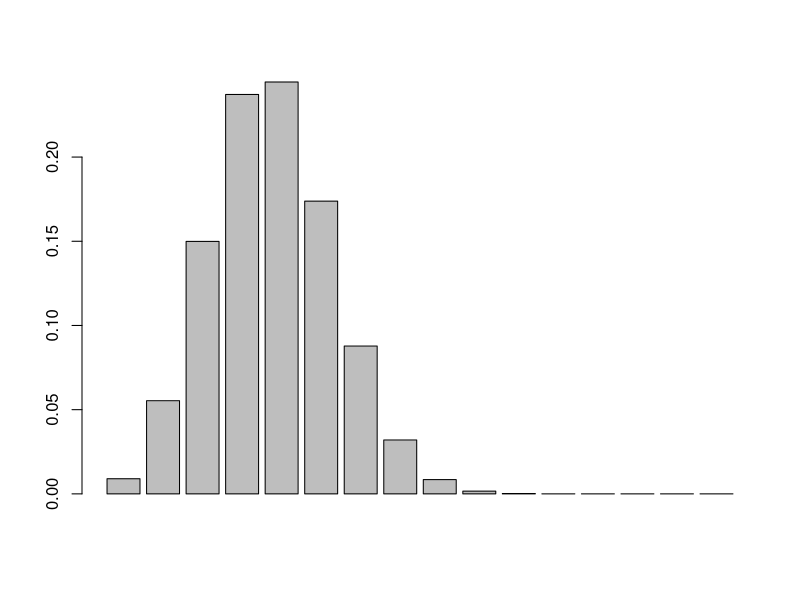
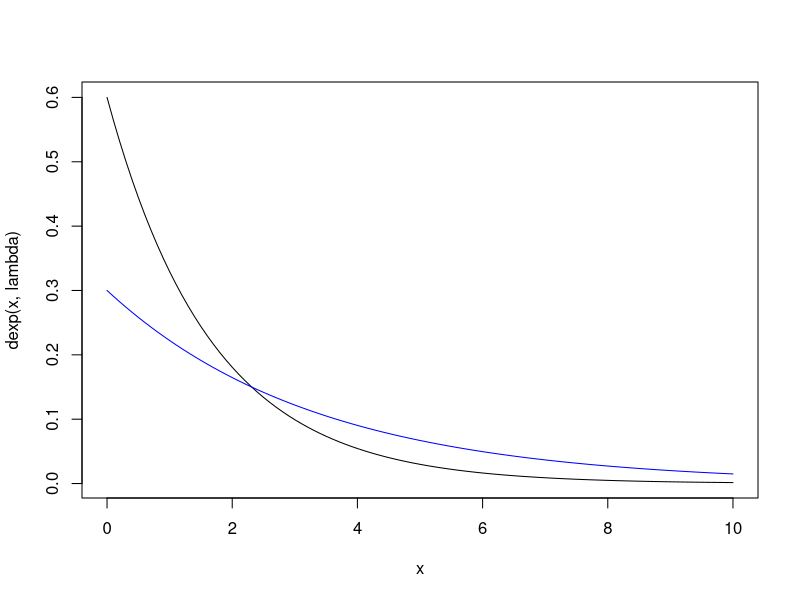
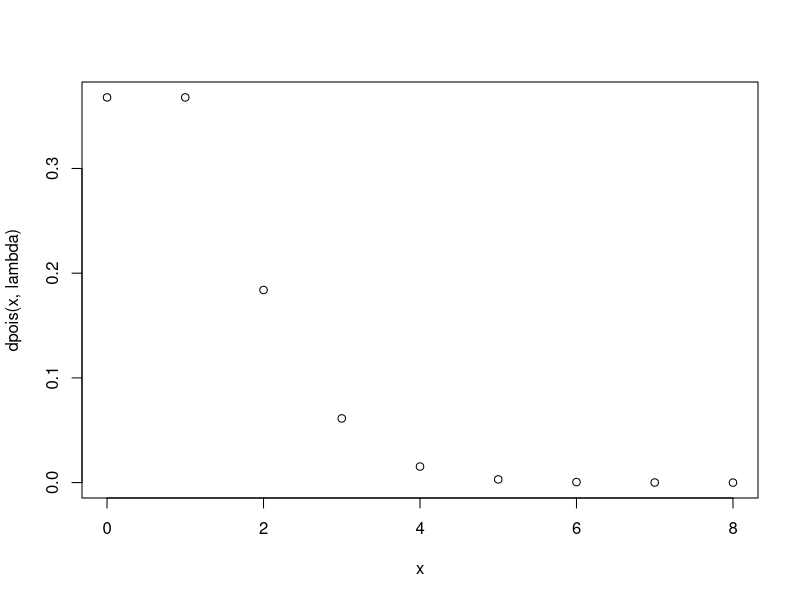
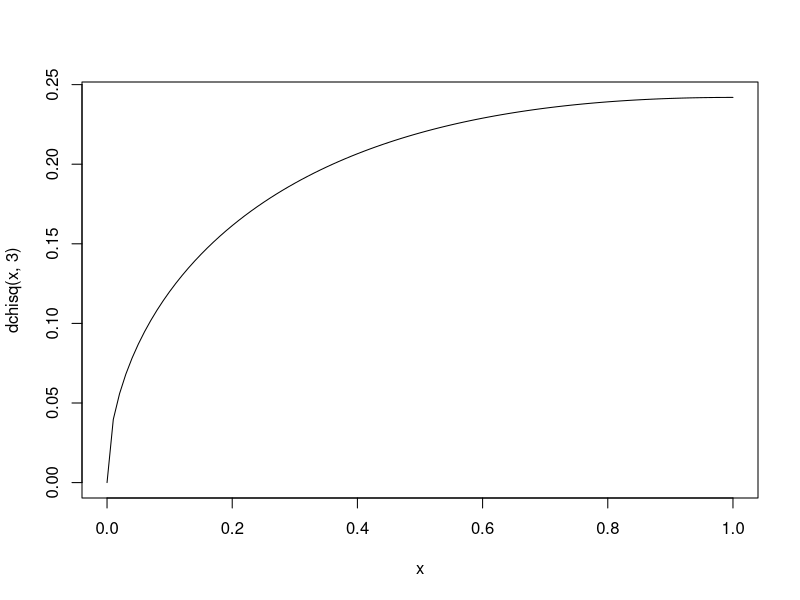
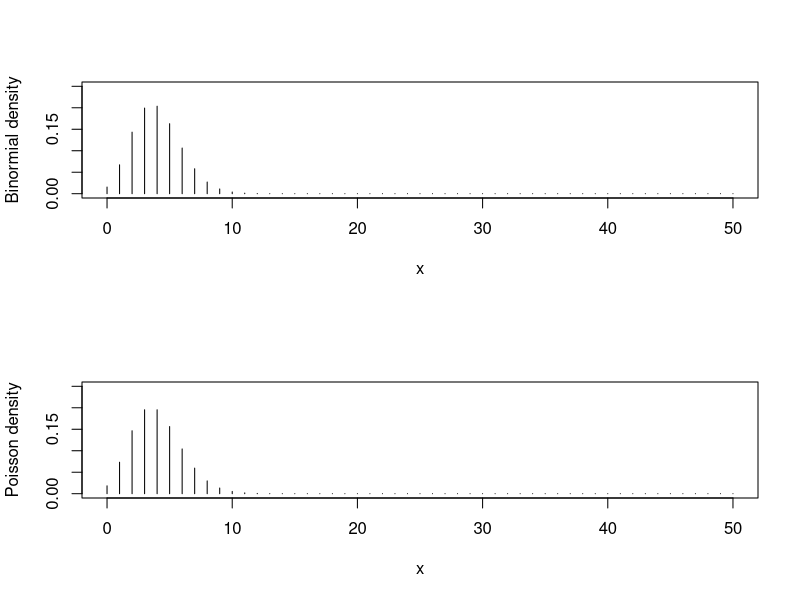
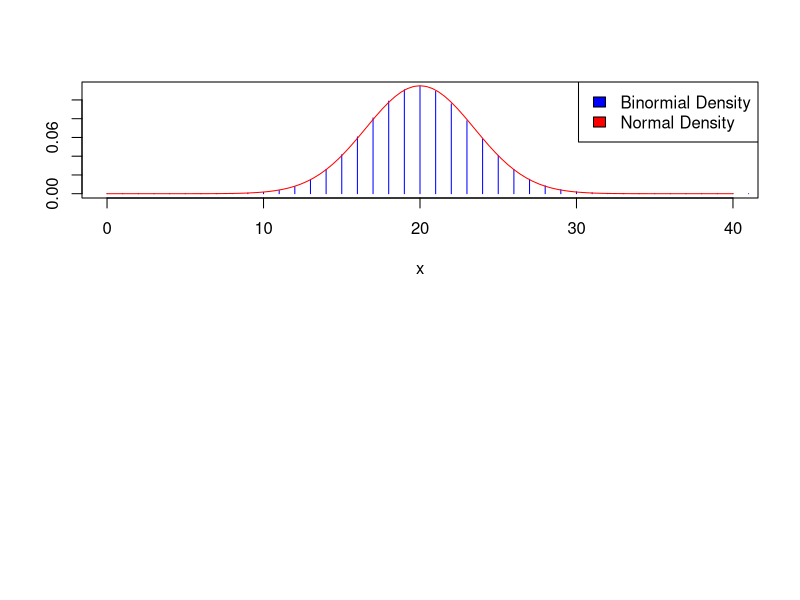

These figures' R source, in order:
# -------------------bai 1--------------------
M =25
N = 100
n = 15
x = 0:15
# Probability distribution function of hypergeometric distribution H(100,25,15)
dhyper(x, M,N-M,15 )
barplot(dhyper(x, M,N-M,n ))

# -------------------bai 2--------------------
# Calculate P(5<=X<=12) = P(X =5)+ ...+P(X=12)
sum(dhyper(5:12,M,N-M,n))

# Calculate P(X<=12) - P(X<=4)
phyper(12,M,N-M,n) - phyper(4,M,N-M,n)

# -------------------bai 3--------------------
# a)
x = 0:50
lambda = 0.6
curve(dexp(x,lambda),0,10)

# b)
lambda1 = 0.3
curve(dexp(x,lambda1),0,10,add=T,col='blue')

#c)
graph <- function(x){
  dexp(x,0.6)-dexp(x,0.3)
}
point=uniroot(graph, c(0,10))$root
# P(X <= point) + P(X > point)
pexp(point,0.3) + pexp(point,0.6,lower.tail = FALSE)

# -------------------bai 4--------------------
x = 0:8
lambda = 1
plot(x,dpois(x,lambda))

# -------------------bai 5--------------------
x = 0:10
dchisq(x,3)
curve(dchisq(x,3))

# -------------------bai 6--------------------
n =50
x = 0:50
p = 0.08
par(mfrow=c(2,1))
plot(x,dbinom(x,n,p),xlab = "x", type='h', ylim = c(0,0.25), ylab = "Binormial density")
plot(x,dpois(x,lambda=n*p),xlab = "x",type='h', ylim = c(0,0.25),ylab = "Poisson density" )

# -------------------bai 7--------------------
n = 50 
p =0.4

mu = n*p
sigma = n*p*(1-p)

plot(0:50,dbinom(0:50,n,p), xlim = c(0,40), type='h',xlab = "x", ylab = "", col = "blue")
curve(dnorm(x,mu,sqrt(sigma)),from=0,to=40, col = "red", add=TRUE)
legend("topright",c("Binormial Density","Normal Density"), fill=c("blue","red"))







